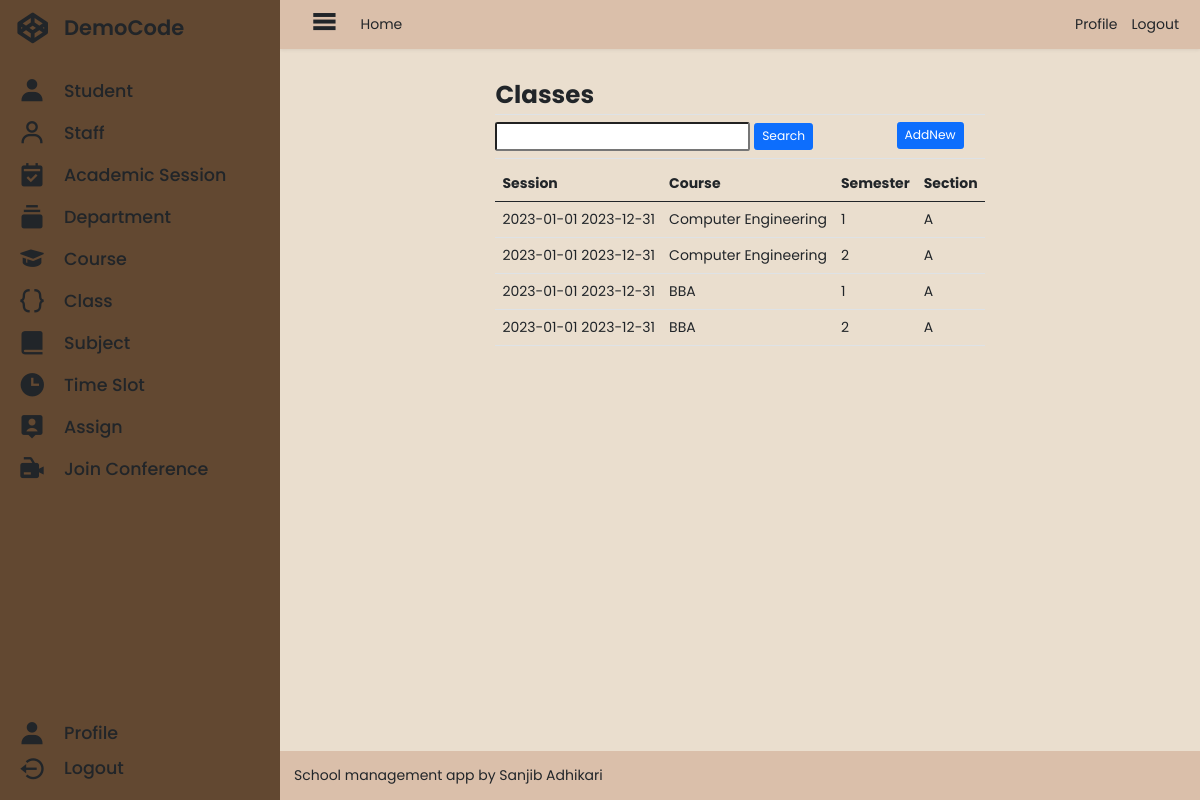
Page /administrator/class_list/ (signed in) on the committed database.
### administrator/models.py (models this page shows, shortened)
class Class(models.Model):
    id = models.UUIDField(
        verbose_name=_("ID"),
        primary_key=True,
        default=uuid.uuid4,
        editable=False,
    )
    academic_session = models.ForeignKey(
        AcademicSession,
        on_delete=models.SET_NULL,
        null=True,
        blank=True,
    )
    course = models.ForeignKey(
        Course,
        on_delete=models.SET_NULL,
        blank=True,
        null=True,
    )
    semester = models.IntegerField(
        verbose_name=_("Semester"),
    )
    section = models.CharField(
        verbose_name=_("section"),
        max_length=2,
    )
    class Meta:
        ordering = ("-academic_session",)
        verbose_name = "Class"
        verbose_name_plural = "Classes"

class AcademicSession(models.Model):
    id = models.UUIDField(
        verbose_name=_("ID"),
        primary_key=True,
        default=uuid.uuid4,
        editable=False,
    )
    batch = models.IntegerField(
        verbose_name=_("Batch"),
    )
    start_date = models.DateField(
        verbose_name=_("Start Date"),
    )
    end_date = models.DateField(
        verbose_name=_("End Date"),
    )
    is_current = models.BooleanField(
        verbose_name=_("Is Current Session"),
        default=False,
    )
    def __str__(self):
        return f"{self.start_date} {self.end_date}"
    class Meta:
        ordering = ("-batch",)
        unique_together = (("batch", "start_date", "end_date"),)

class Course(models.Model):
    id = models.UUIDField(
        verbose_name=_("ID"),
        primary_key=True,
        default=uuid.uuid4,
        editable=False,
    )
    name = models.CharField(
        verbose_name=_("Name"),
        max_length=127,
    )
    code = models.CharField(
        verbose_name=_("Code"),
        max_length=15,
    )
    department = models.ForeignKey(
        Department,
        on_delete=models.SET_NULL,
        blank=True,
        null=True,
    )
    def __str__(self):
        return self.name

### administrator/decorators.py (the view)
    def message_function(request, uuid=None, *args, **kwargs):
        if isinstance(request, WSGIRequest):
            if request.user.is_authenticated and not request.user.user_type.name == "administrator":
                messages.error(request, "You must login as administrator to access this page.")
            elif not request.user.is_authenticated:
                messages.error(request, "You must login to access this page.")
        return function(request, uuid, *args, **kwargs)

### administrator/views.py (called while the page is built)
@administrator_message
@administrator_required
def list_class_view(request, *args, **kwargs):
    context = {}
    classes = Class.objects.all()
    context["classes"] = classes
    return render(request, "administrator/class/class_list.html", context)

### administrator/templates/administrator/class/class_list.html (shortened to what this page needs)
{% extends 'administrator/base.html' %}
{% load static %}
{% load crispy_forms_tags %}
{% block main %}
<div class="container">
    <div class="d-flex flex-column">
        <Legend class="m-0 fw-bold fs-3 border-bottom">Classes</Legend>
        <div class="d-flex justify-content-between my-2 pb-2 border-bottom">
            <form method="post">
                <input type="text" name="search" class="form-control-sm">
                <button class="btn btn-sm btn-primary" type="submit">Search</button>
            </form>
            <div>
                <a href="{% url 'administrator:class-add' %}" class="btn btn-sm btn-primary mx-4">AddNew</a>
            </div>
        </div>
        {% if classes %}
        <table class="table table-hover table-responsive">
            <thead class="thead-dark">
                <tr>
                    <th scope="col">Session</th>
                    <th scope="col">Course</th>
                    <th scope="col">Semester</th>
                    <th scope="col">Section</th>
                </tr>
            </thead>
            <tbody>
                {% for object in classes %}
                <tr>
                    <td><a href="{% url 'administrator:class-detail' uuid=object.id %}">{{object.academic_session}}</a></td>
                    <td><a href="{% url 'administrator:class-detail' uuid=object.id %}">{{object.course}}</a></td>
                    <td><a href="{% url 'administrator:class-detail' uuid=object.id %}">{{object.semester}}</a></td>
                    <td><a href="{% url 'administrator:class-detail' uuid=object.id %}">{{object.section}}</a></td>
                </tr>
                {% endfor %}
            </tbody>
        </table>
        {% else %}
        <div class="d-flex justify-content-center">No Records.</div>
        {% endif %}
    </div>
</div>
{% endblock main %}

### administrator/templates/administrator/base.html (shortened to what this page needs)
{% extends 'base-template.html' %}
{% load static %}
{% block body %}
{% include 'administrator/snippets/sidebar.html' %}
<div class="container-base">
    {% include 'administrator/snippets/header.html' %}
    <div class="container-main">
        {% block main %} {% endblock main %}
    </div>
    {% include 'administrator/snippets/footer.html' %}
</div>
{% endblock body %}

### templates/base-template.html (shortened to what this page needs)
<!DOCTYPE html>
{% load static %}
<html lang="en">
<head>
    <link href='https://unpkg.com/boxicons@2.0.9/css/boxicons.min.css' rel='stylesheet'>
    <link rel="stylesheet" href="{% static 'css/bootstrap.css' %}">
    <link rel="stylesheet" href="{% static 'css/base.css' %}">
</head>
<body>
    {% block body %} {% endblock body %}
</body>
</html>

### administrator/templates/administrator/snippets/sidebar.html (shortened to what this page needs)
<div class="sidebar">
    <div class="sidebar-header">
        <i class='bx bxl-codepen'></i>
        <span class="sidebar-title">DemoCode</span>
    </div>
    <ul class="nav-links">
        <li>
            <a href="{% url 'administrator:student-list' %}">
                <i class='bx bxs-user'></i>
                <span class="link_name">Student</span>
            </a>
        </li>
        <li>
            <a href="{% url 'administrator:staff-list' %}">
                <i class='bx bx-user'></i>
                <span class="link_name">Staff</span>
            </a>
        </li>
        <li>
            <a href="{% url 'administrator:academic-session-list' %}">
                <i class='bx bxs-calendar-check'></i>
                <span class="link_name">Academic Session</span>
            </a>
        </li>
        <li>
            <a href="{% url 'administrator:department-list' %}">
                <i class='bx bxs-collection'></i>
                <span class="link_name">Department</span>
            </a>
        </li>
        <li>
            <a href="{% url 'administrator:course-list' %}">
                <i class='bx bxs-graduation'></i>
                <span class="link_name">Course</span>
            </a>
        </li>
        <li>
            <a href="{% url 'administrator:class-list' %}">
                <i class='bx bx-code-curly'></i>
                <span class="link_name">Class</span>
            </a>
        </li>
        <li>
            <a href="{% url 'administrator:subject-list' %}">
                <i class='bx bxs-book-alt'></i>
                <span class="link_name">Subject</span>
            </a>
        </li>
        <li>
            <a href="{% url 'administrator:time-slot-list' %}">
                <i class='bx bxs-time'></i>
                <span class="link_name">Time Slot</span>
            </a>
        </li>
        <li>
            <a href="{% url 'administrator:assign-list' %}">
                <i class='bx bxs-user-pin'></i>
                <span class="link_name">Assign</span>
            </a>
        </li>
        <li>
            <a href="{% url 'conference:home' %}">
                <i class='bx bxs-video-recording'></i>
                <span class="link_name">Join Conference</span>
            </a>
        </li>
    </ul>
    <ul class="profile-nav-links">
        {% if request.user.is_authenticated %}
        <li>
            <a href="{% url 'administrator:profile' %}">
                <i class='bx bxs-user'></i>
                <span class="link_name">Profile</span>
            </a>
        </li>
        <li>
            <a href="{% url 'website:logout' %}">
                <i class='bx bx-log-out-circle'></i>
                <span class="link_name">Logout</span>
            </a>
        </li>
        {% endif %}
    </ul>
</div>

### administrator/templates/administrator/snippets/header.html
<header class="shadow-sm">
    <ul class="d-flex align-items-center">
        <li class="mx-3"><i id="id-sidebar-toggler" class='bx bx-menu'></i></li>
        <li class="mx-2"><a href="{% url 'administrator:home' %}">Home</a></li>
    </ul>
    <ul class="d-flex">
        {% if user.is_authenticated %}
        <li class="mx-2"><a href="{% url 'administrator:profile' %}">Profile</a></li>
        <li class="mx-2"><a href="{% url 'website:logout' %}">Logout</a></li>
        {% else %}
        <li class="mx-2"><a href="{% url 'website:login' %}">Login</a></li>
        {% endif %}
    </ul>
</header>

### administrator/templates/administrator/snippets/footer.html
<footer>School management app by Sanjib Adhikari</footer>

### static/css/base.css (style rules this page uses)
*, *::before, *::after { box-sizing: border-box; }
* { margin: 0; padding: 0; font-size: 14px; font-family: 'Poppins', sans-serif; }
a, a:hover { text-decoration: none; color: inherit; }
ul, li { margin: 0; padding: 0; list-style: none; }
body { margin: 0; padding: 0; width: 100vw; height: 100vh; display: flex; }
.sidebar { display: flex; flex-direction: column; height: 100%; background-color: #624831; transition: all 0.3s ease; }
.sidebar-large { width: 280px; }
.sidebar .sidebar-header { min-height: 4rem; display: flex; align-items: center; }
.sidebar .sidebar-header i { min-width: 64px; font-size: 2.5rem; font-weight: 600; text-align: center; }
.sidebar .sidebar-header .sidebar-title { font-size: 1.5rem; font-weight: 600; }
.sidebar .nav-links { flex-grow: 1; padding: 1rem 0 0 0; min-height: 3.5rem; overflow-x: hidden; overflow-y: auto; }
.sidebar .nav-links li a { padding: 0.5rem 0; max-height: 3rem; display: flex; align-items: center; text-decoration: none; }
.sidebar .nav-links li i { min-width: 64px; font-size: 2rem; font-weight: 500; text-align: center; }
.sidebar .nav-links li span { font-size: 1.25rem; font-weight: 500; text-align: center; }
.sidebar .profile-nav-links { padding: 1rem 0; }
.sidebar .profile-nav-links li a { padding: 0.25rem 0; display: flex; align-items: center; text-decoration: none; }
.sidebar .profile-nav-links li i { min-width: 64px; font-size: 2rem; font-weight: 500; text-align: center; }
.sidebar .profile-nav-links li span { font-size: 1.25rem; font-weight: 500; text-align: center; }
.container-base { display: flex; flex-direction: column; flex-grow: 1; height: 100vh; background-color: #eadece; overflow: auto; }
.container-main { flex-grow: 1; padding: 1rem; overflow: auto; }
.container-base header { padding: 0 1rem; display: flex; justify-content: space-between; align-items: center; min-height: 3.5rem; background-color: #dabfaa; }
.container-base header i { font-size: 2.25rem; font-weight: 600; cursor: pointer; }
.container-base footer { padding: 0 1rem; display: flex; justify-content: space-between; align-items: center; min-height: 3.5rem; background-color: #dabfaa; }
.container { padding: 1rem; display: flex; flex-direction: column; align-items: center; overflow: auto; max-width: calc(100% - 2rem); height: 100%; }
form { width: 100%; max-width: 600px; }
legend { font-weight: 600; }

### rows in the picture
Class: academic_session "2023-01-01 2023-12-31", course "Computer Engineering", semester "1", section "A"
Class: academic_session "2023-01-01 2023-12-31", course "Computer Engineering", semester "2", section "A"
Class: academic_session "2023-01-01 2023-12-31", course "BBA", semester "1", section "A"
Class: academic_session "2023-01-01 2023-12-31", course "BBA", semester "2", section "A"
